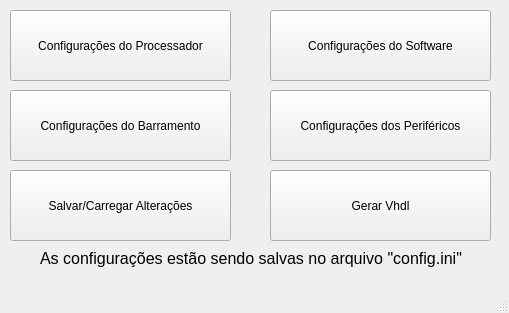
<?xml version="1.0" encoding="UTF-8"?>
<ui version="4.0">
 <class>Plataforma</class>
 <widget class="QMainWindow" name="Plataforma">
  <property name="geometry">
   <rect>
    <x>0</x>
    <y>0</y>
    <width>509</width>
    <height>313</height>
   </rect>
  </property>
  <property name="windowTitle">
   <string>Plataforma</string>
  </property>
  <widget class="QWidget" name="centralwidget">
   <widget class="QPushButton" name="Processador">
    <property name="geometry">
     <rect>
      <x>10</x>
      <y>10</y>
      <width>221</width>
      <height>71</height>
     </rect>
    </property>
    <property name="text">
     <string>Configurações do Processador</string>
    </property>
   </widget>
   <widget class="QPushButton" name="Barramento">
    <property name="geometry">
     <rect>
      <x>10</x>
      <y>90</y>
      <width>221</width>
      <height>71</height>
     </rect>
    </property>
    <property name="text">
     <string>Configurações do Barramento</string>
    </property>
   </widget>
   <widget class="QPushButton" name="Perifericos">
    <property name="geometry">
     <rect>
      <x>270</x>
      <y>90</y>
      <width>221</width>
      <height>71</height>
     </rect>
    </property>
    <property name="text">
     <string>Configurações dos Periféricos</string>
    </property>
   </widget>
   <widget class="QPushButton" name="Software">
    <property name="geometry">
     <rect>
      <x>270</x>
      <y>10</y>
      <width>221</width>
      <height>71</height>
     </rect>
    </property>
    <property name="text">
     <string>Configurações do Software</string>
    </property>
   </widget>
   <widget class="QPushButton" name="save_load">
    <property name="geometry">
     <rect>
      <x>10</x>
      <y>170</y>
      <width>221</width>
      <height>71</height>
     </rect>
    </property>
    <property name="text">
     <string>Salvar/Carregar Alterações</string>
    </property>
   </widget>
   <widget class="QPushButton" name="Sair">
    <property name="geometry">
     <rect>
      <x>270</x>
      <y>170</y>
      <width>221</width>
      <height>71</height>
     </rect>
    </property>
    <property name="text">
     <string>Gerar Vhdl</string>
    </property>
   </widget>
   <widget class="QLabel" name="label">
    <property name="geometry">
     <rect>
      <x>40</x>
      <y>250</y>
      <width>431</width>
      <height>17</height>
     </rect>
    </property>
    <property name="font">
     <font>
      <pointsize>12</pointsize>
     </font>
    </property>
    <property name="text">
     <string>As configurações estão sendo salvas no arquivo &quot;config.ini&quot; </string>
    </property>
   </widget>
  </widget>
  <widget class="QMenuBar" name="menubar">
   <property name="geometry">
    <rect>
     <x>0</x>
     <y>0</y>
     <width>509</width>
     <height>22</height>
    </rect>
   </property>
  </widget>
  <widget class="QStatusBar" name="statusbar"/>
 </widget>
 <resources/>
 <connections/>
</ui>
